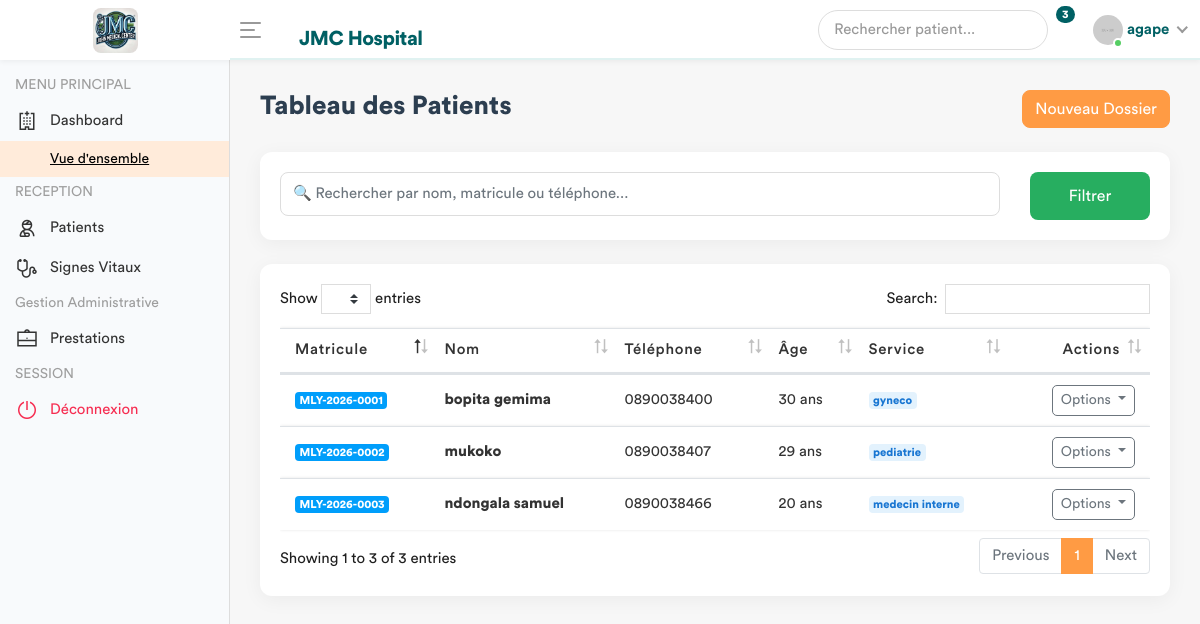
Screenshot of /patients/enregistrement/ (signed in) with the database file from the repository.
### app/models.py (models this page shows, shortened)
class Patient(models.Model):
    code_patient = models.CharField(max_length=20, unique=True, editable=False)
    noms = models.CharField(max_length=100)
    sexe = models.CharField(max_length=1, choices=[('M', 'Masculin'), ('F', 'Féminin')])
    age = models.CharField(max_length=30)
    adresse = models.TextField()
    telephone = models.CharField(max_length=20)
    fiche_payee = models.BooleanField(default=False)
    service = models.ForeignKey('Service', on_delete=models.PROTECT, related_name='patients', null=True)
    created_by = models.ForeignKey(User, on_delete=models.SET_NULL, null=True, related_name='patients_crees')
    date_creation = models.DateTimeField(auto_now_add=True)
    date_modification = models.DateTimeField(auto_now=True)
    class Meta:
        verbose_name = "Patient"
        verbose_name_plural = "Patients"

class Service(models.Model):
    nom = models.CharField(max_length=100, unique=True)
    description = models.TextField(blank=True, null=True)
    date_creation = models.DateTimeField(default=timezone.now)
    def __str__(self):
        return self.nom
    class Meta:
        verbose_name = "Service"
        verbose_name_plural = "Services"

### app/views.py (the view)
# urls.py: path('patients/enregistrement/', views.enregistrement_patient, name='enregistrement_patient'),
@login_required
def enregistrement_patient(request):
    if request.method == 'POST':
        form = PatientForm(request.POST)
        if form.is_valid():
            patient = form.save(commit=False)
            patient.created_by = request.user
            patient.save()
            messages.success(request, f"Patient {patient.noms} enregistré.")
            return redirect('ajouter_signes_vitaux', patient_id=patient.id)
        else:
            messages.error(request, "Erreur lors de l'enregistrement.")
    else:
        form = PatientForm()
    patients = Patient.objects.all().order_by('-date_creation')
    role = Fonction.objects.filter(userKey=request.user).first()
    fonctionKey = role.fonctionKey.roleName if role else None
    return render(request, 'back-end/patient/enregistrement_patient.html', {
        'patients': patients,
        'form': form,
        'fonctionKey': fonctionKey
    })

### app/templates/back-end/patient/enregistrement_patient.html (shortened to what this page needs)
<!DOCTYPE html>
{% load static %}
<html lang="fr">
<head>
    {% include 'back-end/includes/css.html' %}
</head>
<body>
    <div class="main-wrapper">
        {% include 'back-end/includes/header.html' %}
        {% include 'back-end/includes/sidebar.html' %}
        <div class="page-wrapper">
            <div class="content container-fluid">
                <div class="page-header mb-4">
                    <div class="row align-items-center">
                        <div class="col">
                            <h3 class="page-title">Tableau des Patients</h3>
                        </div>
                        {% if fonctionKey == 'receptionniste' %}
                        <div class="col-auto">
                            <button class="btn btn-primary" data-toggle="modal" data-target="#add_patient" style="border-radius: 8px;">
                                 Nouveau Dossier
                            </button>
                        </div>
                        {% endif %}
                    </div>
                </div>
                <div class="card mb-4">
                    <div class="card-body">
                        <div class="row">
                            <div class="col-md-10">
                                <input type="text" class="form-control" id="myInput" placeholder="🔍 Rechercher par nom, matricule ou téléphone...">
                            </div>
                            <div class="col-md-2">
                                <button class="btn btn-success btn-block" style="height: 48px;">Filtrer</button>
                            </div>
                        </div>
                    </div>
                </div>
                <div class="card">
                    <div class="card-body">
                        <div class="table-responsive">
                            <table class="table table-hover custom-table" id="myTable">
                                <thead>
                                    <tr>
                                        <th>Matricule</th>
                                        <th>Nom</th>
                                        <th>Téléphone</th>
                                        <th>Âge</th>
                                        <th>Service</th>
                                        <th class="text-right">Actions</th>
                                    </tr>
                                </thead>
                                <tbody>
                                    {% for patient in patients %}
                                    <tr>
                                        <td><span class="badge badge-info">{{ patient.code_patient }}</span></td>
                                        <td><strong>{{ patient.noms }}</strong></td>
                                        <td>{{ patient.telephone }}</td>
                                        <td>{{ patient.age }} ans</td>
                                        <td><span class="badge badge-light-primary">{{ patient.service }}</span></td>
                                        <td class="text-right">
                                            <div class="dropdown">
                                                <button class="btn btn-sm btn-outline-secondary dropdown-toggle" type="button" data-toggle="dropdown" aria-haspopup="true" aria-expanded="false">
                                                    Options
                                                </button>
                                            </div>
                                        </td>
                                    </tr>
                                    {% endfor %}
                                </tbody>
                            </table>
                        </div>
                    </div>
                </div>
            </div>
        </div>
    </div>
</body>
</html>

### app/templates/back-end/includes/header.html (shortened to what this page needs)
{% load static %}
<div class="header" style="background: #ffffff; border-bottom: 2px solid #e0f2f1; box-shadow: 0 2px 5px rgba(0,0,0,0.05);">
    <div class="header-left" style="background: #ffffff;">
        <a href="{% url 'home' %}" class="logo">
            <img src="{% static 'front-end/assets/img/dr/jmc.jpeg' %}" width="45" height="45" alt="JMC Hospital" style="border-radius: 8px; object-fit: cover;">
        </a>
    </div>
    <a id="toggle_btn" href="javascript:void(0);" style="color: #006064;">
        <span class="bar-icon">
            <span></span><span></span><span></span>
        </span>
    </a>
    <div class="page-title-box">
        <h3 style="color: #006064; font-weight: 700; letter-spacing: -0.5px; margin: 0; padding-top: 10px;">
            JMC Hospital
        </h3>
    </div>
    <ul class="nav user-menu">
        <li class="nav-item">
            <div class="top-nav-search">
                <form action="#">
                    <input class="form-control" type="text" placeholder="Rechercher patient...">
                    <button class="btn" type="submit"></button>
                </form>
            </div>
        </li>
        <li class="nav-item dropdown">
            <a href="#" class="dropdown-toggle nav-link" data-toggle="dropdown">
                 <span class="badge badge-pill" style="background: #006064; color: white;">3</span>
            </a>
        </li>
        <li class="nav-item dropdown has-arrow main-drop">
            <a href="#" class="dropdown-toggle nav-link" data-toggle="dropdown">
                <span class="user-img">
                    <img src="{% static 'back-end/assets/img/profiles/avatar-21.jpg' %}" alt="">
                    <span class="status online"></span>
                </span>
                <span style="font-weight: 600; color: #006064;">{{ user.username }}</span>
            </a>
        </li>
    </ul>
</div>

### app/templates/back-end/patient/enregistrement_patient.html (style rules this page uses)
.card { border: none; border-radius: 12px; box-shadow: 0 4px 20px rgba(0,0,0,0.05); }
.page-title { font-weight: 700; color: #2c3e50; }
.custom-table thead { background-color: #f8f9fa; }
.badge-light-primary { background-color: #e3f2fd; color: #1976d2; }
.btn-success { background: #27ae60; border: none; border-radius: 8px; }
.form-control { border-radius: 8px; border: 1px solid #ddd; padding: 12px; }

### rows the page displays
Patient: code_patient "MLY-2026-0003", noms "ndongala samuel", telephone "0890038466", age "20", service "medecin interne"
Patient: code_patient "MLY-2026-0002", noms "mukoko", telephone "0890038407", age "29", service "pediatrie"
Patient: code_patient "MLY-2026-0001", noms "bopita gemima", telephone "0890038400", age "30", service "gyneco"

### other values shown
{{ user.username }} "agape"
